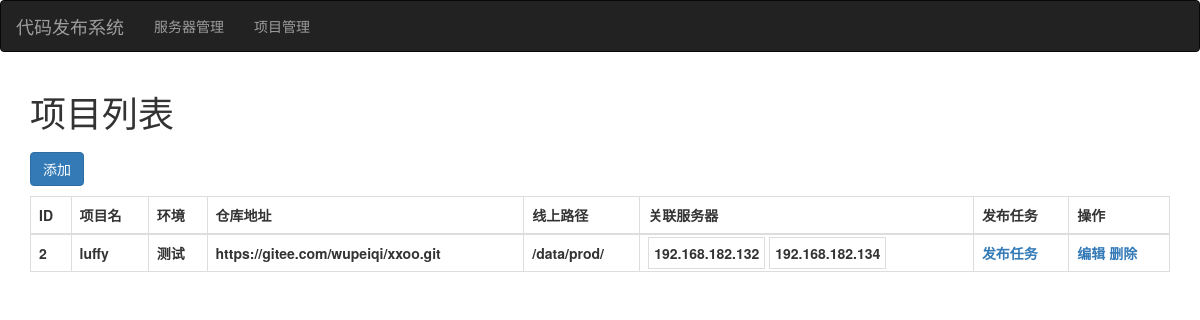
The page /project/list/ on the database its author committed.
### web/models.py (models this page shows, shortened)
class Project(models.Model):
    title = models.CharField(verbose_name='项目名',max_length=32)
    repo = models.CharField(verbose_name='仓库地址',max_length=128)
    env_choices = (
        ('prod','正式'),
        ('test','测试'),
    )
    env = models.CharField(verbose_name='环境',max_length=16,choices=env_choices,default='test')
    path = models.CharField(verbose_name='线上项目地址',max_length=128)
    servers = models.ManyToManyField(verbose_name='关联服务器',to='Server')

class Server(models.Model):
    hostname = models.CharField(verbose_name='主机名',max_length=32)
    def __str__(self):# 显示的时候反回字段的名字
        return self.hostname

### web/views/project.py (the view)
# urls.py: url(r'^project/list/$', project.project_list, name='project_list'),
def project_list(request):
    queryset = models.Project.objects.all()
    return render(request, 'project_list.html', {'queryset': queryset})

### web/templates/project_list.html (shortened to what this page needs)
{% extends 'layout.html' %}
{% block content %}
    <div class="container">
        <h1>项目列表</h1>
        <div>
            <a style="margin: 10px 0;"  class="btn btn-primary" href="{% url 'project_add' %}" >添加</a>
        </div>
        <table class="table table-bordered">
            <thead>
                <tr>
                    <th>ID</th>
                    <th>项目名</th>
                    <th>环境</th>
                    <th>仓库地址</th>
                    <th>线上路径</th>
                    <th>关联服务器</th>
                    <th>发布任务</th>
                    <th>操作</th>
                </tr>
            </thead>
            <tbody>
                {% for row in queryset %}
                <tr>
                    <th>{{ row.id }}</th>
                    <th>{{ row.title }}</th>
                    <th>{{ row.get_env_display }}</th>
                    <th>{{ row.repo }}</th>
                    <th>{{ row.path }}</th>
                    <th>
                        {% for item in  row.servers.all %}
                            <span style="border: 1px solid #ddd;padding: 5px;">{{ item }}</span>
                        {% endfor %}
                    </th>
                    <th>
                        <a href="{% url 'task_list' project_id=row.id %}">发布任务</a>
                    </th>
                    <th>
                        <a href="{% url 'project_edit' pk=row.id %}">编辑</a>
                        <a onclick="removeRow(this,{{ row.id }});">删除</a>
                    </th>
                </tr>
                {% endfor %}
            </tbody>
        </table>
    </div>
{% endblock %}

### web/templates/layout.html (style rules this page uses)
body { margin: 0; }

### rows shown on the page
Project: id "2", title "luffy", env "测试", repo "https://gitee.com/wupeiqi/xxoo.git", path "/data/prod/"
Server: hostname "192.168.182.132"
Server: hostname "192.168.182.134"
